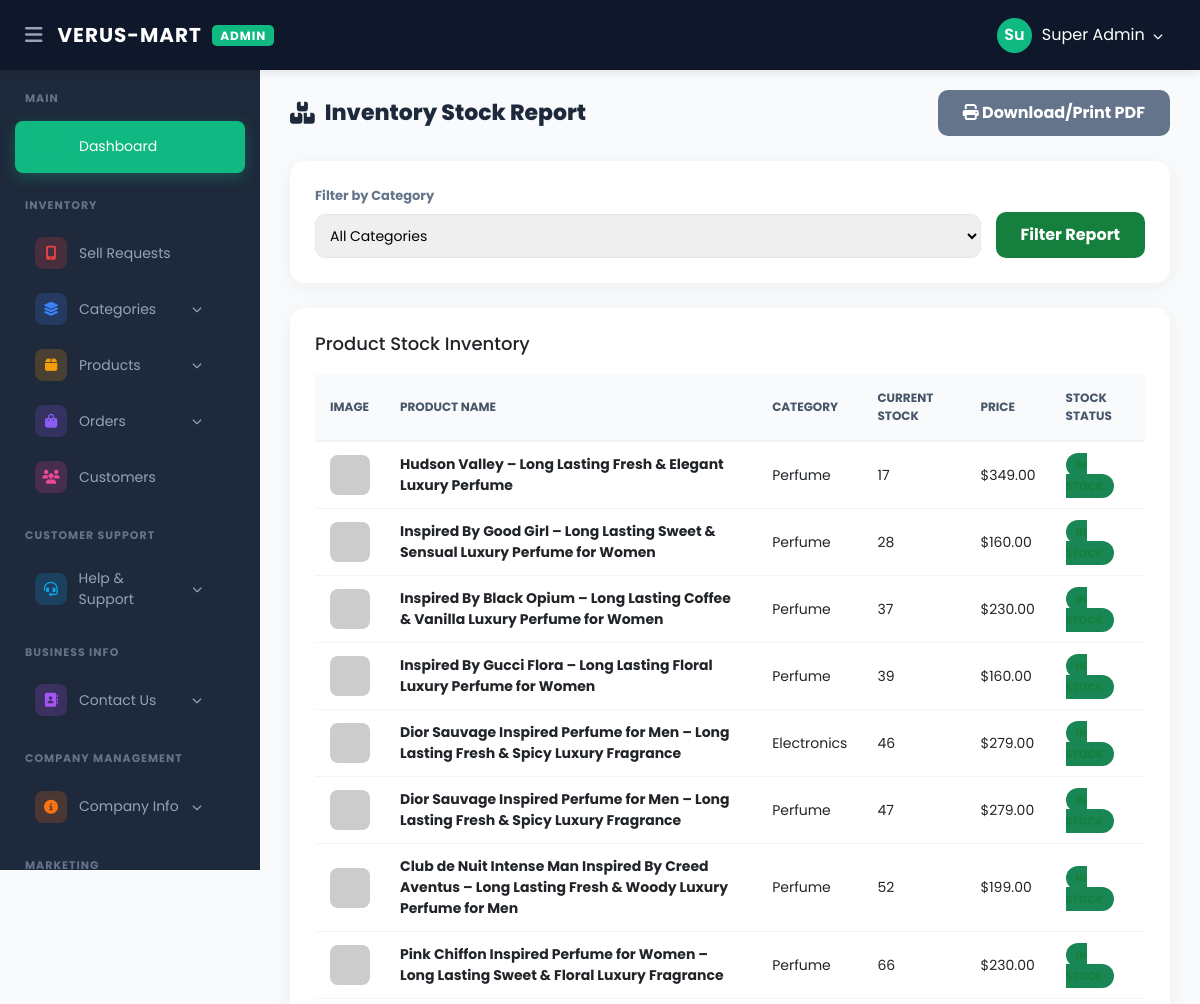
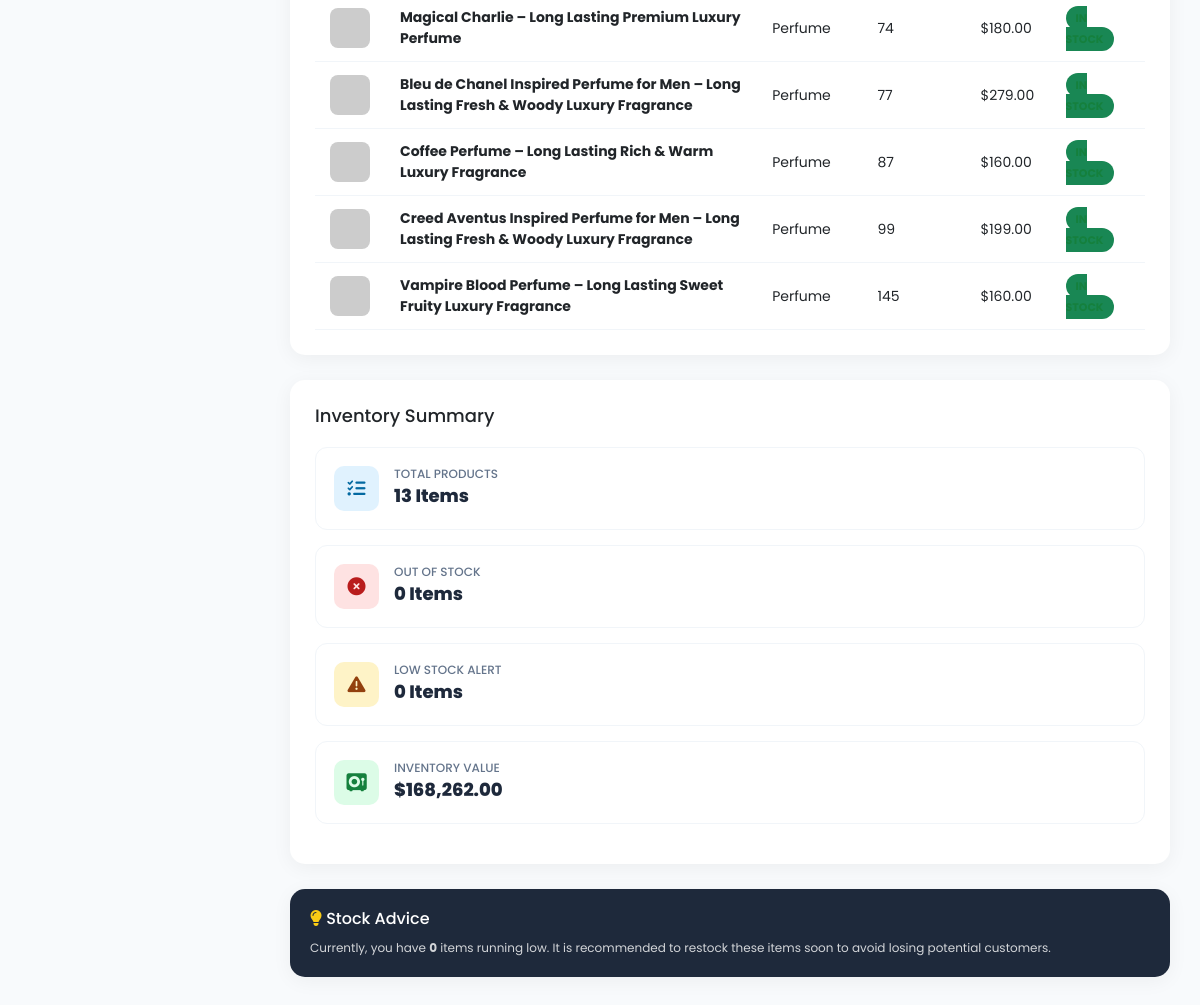
Screenshot of /verusmart/admin/stock_report.php (signed in) with the database file from the repository (2 pictures, top to bottom).
### tables this page shows
CREATE TABLE `products` (
  `id` int(11) NOT NULL,
  `name` varchar(255) NOT NULL,
  `description` mediumtext DEFAULT NULL,
  `category_id` int(11) DEFAULT NULL,
  `brand_id` int(11) DEFAULT 0,
  `price` decimal(10,2) DEFAULT NULL,
  `stock` int(11) DEFAULT 0,
  `created_at` timestamp NULL DEFAULT current_timestamp(),
  `status` varchar(20) DEFAULT 'active',
  `is_recommended` tinyint(1) DEFAULT 0,
  `is_featured` tinyint(1) DEFAULT 0,
  `image` varchar(255) DEFAULT NULL,
  `image_2` varchar(255) DEFAULT NULL,
  `image_3` varchar(255) DEFAULT NULL,
  `old_price` decimal(10,2) DEFAULT 0.00,
  `discount_percent` int(11) DEFAULT 0,
  `rating` int(11) DEFAULT 5,
  `unit` varchar(50) DEFAULT 'per lb',
  `total_reviews` int(11) DEFAULT 0,
  `is_trending` tinyint(1) DEFAULT 0,
  `is_best_seller` tinyint(1) DEFAULT 0,
  `is_weekday_deal` tinyint(1) DEFAULT 0
);

CREATE TABLE `categories` (
  `id` int(11) NOT NULL,
  `name` varchar(255) NOT NULL,
  `priority` int(11) DEFAULT 0,
  `image` varchar(255) DEFAULT NULL,
  `status` enum('active','inactive') DEFAULT 'active',
  `banner` varchar(255) DEFAULT NULL
);

### verusmart/admin/stock_report.php (the view, shortened to what this page needs)
<?php
include 'header.php';
include 'sidebar.php';
$low_stock_limit = 5;
$stats_res = mysqli_query($conn, "SELECT
    COUNT(id) as total_products,
    SUM(CASE WHEN stock <= 0 THEN 1 ELSE 0 END) as out_of_stock,
    SUM(CASE WHEN stock > 0 AND stock <= $low_stock_limit THEN 1 ELSE 0 END) as low_stock,
    SUM(stock * price) as total_inventory_value
    FROM products WHERE status='active'");
$stats = mysqli_fetch_assoc($stats_res);
$total_products = $stats['total_products'] ?? 0;
$out_of_stock = $stats['out_of_stock'] ?? 0;
$low_stock = $stats['low_stock'] ?? 0;
$inventory_value = $stats['total_inventory_value'] ?? 0;
?>
<div class="content-wrapper">
    <div class="page-header">
        <h1 class="page-title"><i class="fa-solid fa-boxes-stacked"></i> Inventory Stock Report</h1>
        <button onclick="window.print()" class="btn-filter" style="background:#64748b;"><i class="fa-solid fa-print"></i> Download/Print PDF</button>
    </div>
    <div class="card filter-card">
        <form action="" method="GET" class="filter-form">
            <div class="form-group">
                <label>Filter by Category</label>
                <select name="category">
                    <option value="all">All Categories</option>
                </select>
            </div>
            <button type="submit" class="btn-filter">Filter Report</button>
        </form>
    </div>
    <div class="report-grid">
        <div class="card">
            <h3 style="margin-top:0; margin-bottom:20px; font-size:18px;">Product Stock Inventory</h3>
            <div class="table-container">
                <table>
                    <thead>
                        <tr>
                            <th>Image</th>
                            <th>Product Name</th>
                            <th>Category</th>
                            <th>Current Stock</th>
                            <th>Price</th>
                            <th>Stock Status</th>
                        </tr>
                    </thead>
                    <tbody>
                        <?php
                        $sql = "SELECT p.*, c.name as cat_name FROM products p
                                LEFT JOIN categories c ON p.category_id = c.id
                                WHERE p.status='active'";
                        $sql .= " ORDER BY p.stock ASC";
                        $products = mysqli_query($conn, $sql);
                        if(mysqli_num_rows($products) > 0){
                            while($p = mysqli_fetch_assoc($products)){
                                if($p['stock'] <= 0){
                                    $st_label = "OUT OF STOCK"; $st_class = "bg-danger";
                                } elseif($p['stock'] <= $low_stock_limit) {
                                    $st_label = "LOW STOCK"; $st_class = "bg-warning";
                                } else {
                                    $st_label = "IN STOCK"; $st_class = "bg-success";
                                }
                        ?>
                        <tr>
                            <td>
                                <img src="uploads/products/<?php echo $p['image']; ?>"
                                     onerror="this.src='https://placehold.jp/40x40.png?text=Product';"
                                     style="width:40px; height:40px; border-radius:8px; object-fit:contain;">
                            </td>
                            <td><strong><?php echo htmlspecialchars($p['name']); ?></strong></td>
                            <td><?php echo htmlspecialchars($p['cat_name'] ?? 'General'); ?></td>
                            <td><?php echo $p['stock']; ?> <?php echo $p['unit'] ?? 'pcs'; ?></td>
                            <td>$<?php echo number_format($p['price'], 2); ?></td>
                            <td><span class="stock-badge <?php echo $st_class; ?>"><?php echo $st_label; ?></span></td>
                        </tr>
                        <?php }
                        } else { echo "<tr><td colspan='6' style='text-align:center; padding:40px; color:gray;'>No products found.</td></tr>"; } ?>
                    </tbody>
                </table>
            </div>
        </div>
        <div>
            <div class="card" style="margin-bottom: 25px;">
                <h3 style="margin-top:0; margin-bottom:20px; font-size:18px;">Inventory Summary</h3>
                <div class="stat-card">
                    <div class="stat-icon icon-total"><i class="fa-solid fa-list-check"></i></div>
                    <div class="stat-info">
                        <h5>Total Products</h5>
                        <span><?php echo $total_products; ?> Items</span>
                    </div>
                </div>
                <div class="stat-card">
                    <div class="stat-icon icon-out"><i class="fa-solid fa-circle-xmark"></i></div>
                    <div class="stat-info">
                        <h5>Out of Stock</h5>
                        <span><?php echo $out_of_stock; ?> Items</span>
                    </div>
                </div>
                <div class="stat-card">
                    <div class="stat-icon icon-low"><i class="fa-solid fa-triangle-exclamation"></i></div>
                    <div class="stat-info">
                        <h5>Low Stock Alert</h5>
                        <span><?php echo $low_stock; ?> Items</span>
                    </div>
                </div>
                <div class="stat-card">
                    <div class="stat-icon icon-val"><i class="fa-solid fa-vault"></i></div>
                    <div class="stat-info">
                        <h5>Inventory Value</h5>
                        <span>$<?php echo number_format($inventory_value, 2); ?></span>
                    </div>
                </div>
            </div>
            <div class="card" style="background: #1e293b; color: white; padding: 20px;">
                <h4 style="margin:0 0 10px; font-size: 16px;"><i class="fa-solid fa-lightbulb" style="color:#facc15;"></i> Stock Advice</h4>
                <p style="font-size: 12px; opacity: 0.8; line-height: 1.6; margin: 0;">
                    Currently, you have <strong><?php echo $low_stock; ?></strong> items running low. It is recommended to restock these items soon to avoid losing potential customers.
                </p>
            </div>
        </div>
    </div>
</div>
</body>
</html>

### verusmart/admin/header.php (style rules this page uses)
:root { --sidebar-width: 260px; --top-bg: #0f172a; --primary-blue: #3b82f6; }
* { margin: 0; padding: 0; box-sizing: border-box; font-family: 'Poppins', sans-serif; }
body { background: #f8fafc; overflow-x: hidden; }

### verusmart/admin/stock_report.php (style rules this page uses)
:root { --primary: #15803d; --bg: #f8fafc; --text: #1e293b; --card-bg: #ffffff; }
.content-wrapper { margin-left: 260px; padding: 90px 30px 40px; background: var(--bg); min-height: 100vh; transition: 0.3s; }
.page-header { display: flex; justify-content: space-between; align-items: center; margin-bottom: 25px; flex-wrap: wrap; gap: 15px; }
.page-title { font-size: 22px; font-weight: 800; color: var(--text); display: flex; align-items: center; gap: 10px; margin: 0; }
.card { background: var(--card-bg); border-radius: 15px; box-shadow: 0 4px 20px rgba(0,0,0,0.05); padding: 25px; border: none; }
.filter-card { margin-bottom: 25px; }
.filter-form { display: flex; gap: 15px; align-items: end; flex-wrap: wrap; }
.form-group { flex: 1; min-width: 200px; }
label { font-size: 13px; font-weight: 700; color: #64748b; margin-bottom: 8px; display: block; }
select { width: 100%; padding: 10px; border: 1px solid #e2e8f0; border-radius: 10px; outline: none; font-size: 14px; }
.btn-filter { background: var(--primary); color: white; border: none; padding: 11px 25px; border-radius: 10px; cursor: pointer; font-weight: 700; }
.report-grid { display: grid; grid-template-columns: 1fr 350px; gap: 25px; }
.stat-card { padding: 18px; background: #fff; border-radius: 12px; margin-bottom: 15px; display: flex; align-items: center; gap: 15px; border: 1px solid #f1f5f9; }
.stat-icon { width: 45px; height: 45px; border-radius: 10px; display: flex; align-items: center; justify-content: center; font-size: 18px; }
.icon-total { background: #e0f2fe; color: #0369a1; }
.icon-out { background: #fee2e2; color: #b91c1c; }
.icon-low { background: #fef3c7; color: #92400e; }
.icon-val { background: #dcfce7; color: #15803d; }
.stat-info h5 { margin: 0; font-size: 12px; color: #64748b; text-transform: uppercase; }
.stat-info span { font-size: 18px; font-weight: 800; color: var(--text); }
.table-container { overflow-x: auto; }
table { width: 100%; border-collapse: collapse; min-width: 700px; }
th { text-align: left; padding: 15px; background: #f8fafc; color: #475569; font-size: 12px; text-transform: uppercase; border-bottom: 2px solid #f1f5f9; }
td { padding: 12px 15px; border-bottom: 1px solid #f1f5f9; font-size: 14px; vertical-align: middle; }
.stock-badge { padding: 4px 10px; border-radius: 20px; font-size: 11px; font-weight: 700; }
.bg-success { background: #dcfce7; color: #15803d; }
@media (max-width: 1200px) { .report-grid { grid-template-columns: 1fr; } }

### rows the page displays
products: name "Hudson Valley – Long Lasting Fresh & Elegant Luxury Perfume", category.name "Perfume", stock "17", price "349.00"
products: name "Inspired By Good Girl – Long Lasting Sweet & Sensual Luxury Perfume for Women", category.name "Perfume", stock "28", price "160.00"
products: name "Inspired By Black Opium – Long Lasting Coffee & Vanilla Luxury Perfume for Women", category.name "Perfume", stock "37", price "230.00"
products: name "Inspired By Gucci Flora – Long Lasting Floral Luxury Perfume for Women", category.name "Perfume", stock "39", price "160.00"
products: name "Dior Sauvage Inspired Perfume for Men – Long Lasting Fresh & Spicy Luxury Fragrance", category.name "Electronics", stock "46", price "279.00"
products: name "Dior Sauvage Inspired Perfume for Men – Long Lasting Fresh & Spicy Luxury Fragrance", category.name "Perfume", stock "47", price "279.00"
products: name "Club de Nuit Intense Man Inspired By Creed Aventus – Long Lasting Fresh & Woody Luxury Perfume for Men", category.name "Perfume", stock "52", price "199.00"
products: name "Pink Chiffon Inspired Perfume for Women – Long Lasting Sweet & Floral Luxury Fragrance", category.name "Perfume", stock "66", price "230.00"
products: name "Magical Charlie – Long Lasting Premium Luxury Perfume", category.name "Perfume", stock "74", price "180.00"
products: name "Bleu de Chanel Inspired Perfume for Men – Long Lasting Fresh & Woody Luxury Fragrance", category.name "Perfume", stock "77", price "279.00"
products: name "Coffee Perfume – Long Lasting Rich & Warm Luxury Fragrance", category.name "Perfume", stock "87", price "160.00"
products: name "Creed Aventus Inspired Perfume for Men – Long Lasting Fresh & Woody Luxury Fragrance", category.name "Perfume", stock "99", price "199.00"
products: name "Vampire Blood Perfume – Long Lasting Sweet Fruity Luxury Fragrance", category.name "Perfume", stock "145", price "160.00"

### other values shown
substr($_SESSION['admin_name'], 0, 2) "Su"
$_SESSION['admin_name'] "Super Admin"
$total_products "13"
$out_of_stock "0"
$low_stock "0"
$inventory_value "168,262.00"
